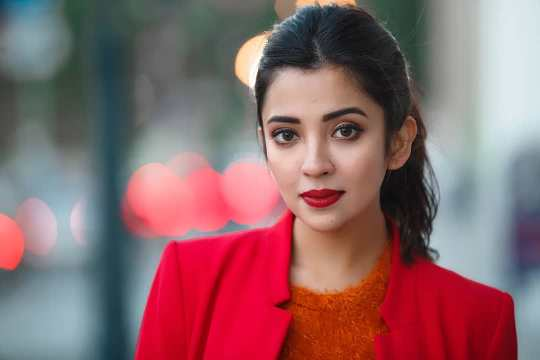
%> input picture random/barkha.jpg, 540 x 360 px
$ octave grayscale_stem.m   (GNU Octave 9; MATLAB toolbox functions it lacks are replaced by stand-ins)
%> lines starting %> are read from the running program, lines starting %| are printed output that depends on the picture
img = imread('barkha.jpg');
%> img is the input picture: size 360x540x3 uint8; mean R, G, B 140.3, 102.2, 106.2
img = rgb2gray(img);
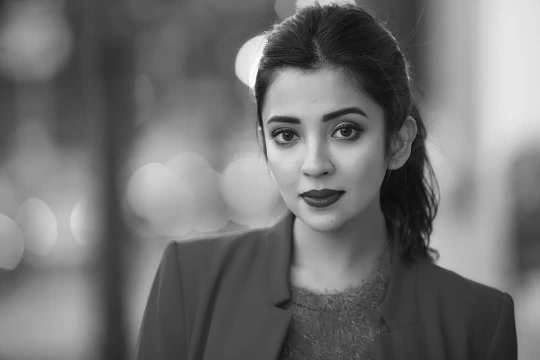
%> img: size 360x540 uint8; min 5, max 254, mean 114.1

xaxis = linspace(0,255,50);

% y = linspace(x1,x2,n) generates n points. The spacing between the points is (x2-x1)/(n-1).
% linspace is similar to the colon operator, “:”,
% but gives direct control over the number of points and always includes the endpoints.
% “lin” in the name “linspace” refers to generating linearly spaced values
% as opposed to the sibling function logspace, which generates logarithmically spaced values.

yaxis = imhist(img,50);
%> yaxis = 50 values, max 11319 at index 16, min 0 at index 1, mean 3888
%[counts,binLocations] = imhist(I,n) specifies the number of bins, n, used to calculate the histogram.

%imwrite(img,'map_bw.png');

stem(xaxis,yaxis);
% stem(X,Y) plots the data sequence, Y, at values specified by X.
% The X and Y inputs must be vectors or matrices of the same size.
% Additionally, X can be a row or column vector and Y must be a matrix with length(X) rows.
%
% If X and Y are both vectors, then stem plots entries in Y against corresponding entries in X.
%
% If X is a vector and Y is a matrix, then stem plots each column of Y against the set of values specified by X,
% such that all elements in a row of Y are plotted against the same value.
%
% If X and Y are both matrices, then stem plots columns of Y against corresponding columns of X.
title('grayscale');
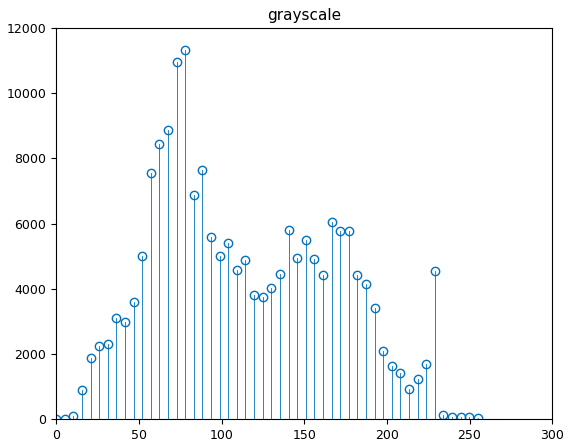
%> figure redrawn from the program's plot data; highest point at x = 78.06, y = 11319

$ run again, with random/yourself.png saved as random/barkha.jpg
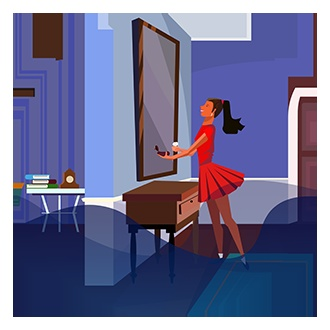
%> input picture random/yourself.png, 330 x 330 px
%> img is the input picture: size 330x330x3 uint8; mean R, G, B 112.8, 112.9, 148.8
%> `img = rgb2gray(img);`:
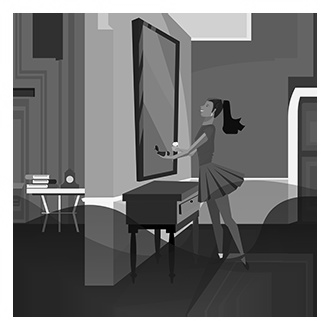
%> img: size 330x330 uint8; min 0, max 255, mean 117
%> yaxis = 50 values, max 16088 at index 50, min 57 at index 44, mean 2178
%> `title('grayscale');`:
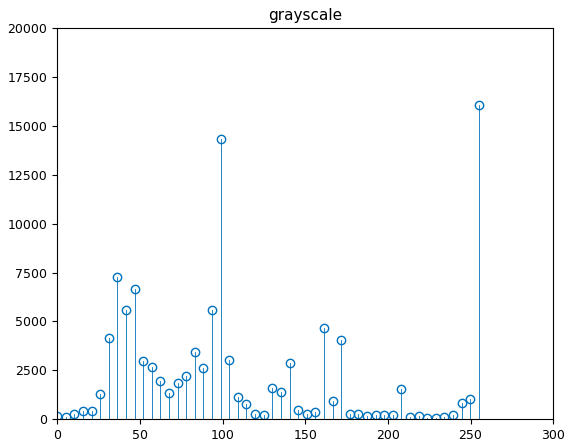
%> figure redrawn from the program's plot data; highest point at x = 255, y = 16088
